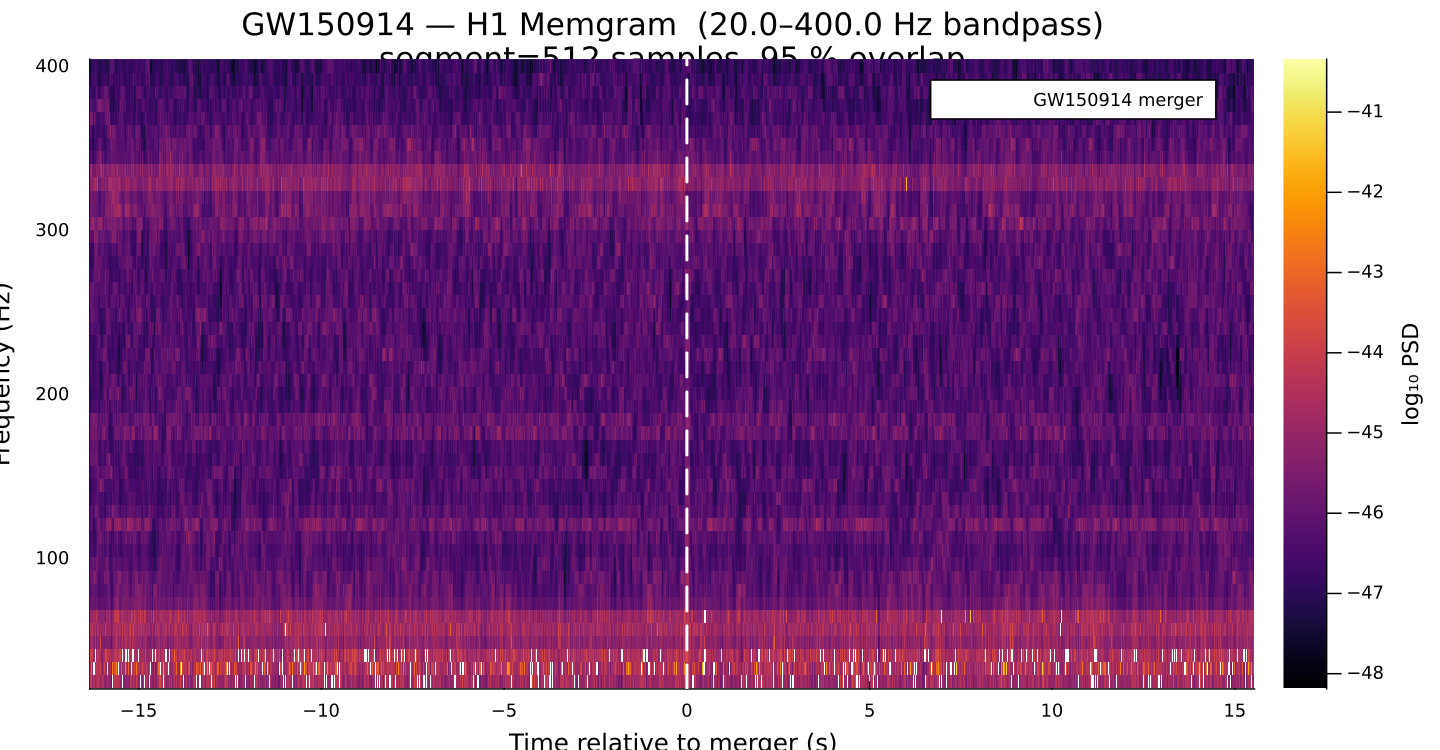

The Julia source for this figure:
"""
Time–frequency Memgram of GW150914 using public LIGO data.

The script:
1. Downloads a 32-second H1 strain segment centred on GW150914
   (GPS 1126259446–1126259478) from the LOSC tutorial repository on GitHub.
2. Applies a Butterworth bandpass filter (20–400 Hz) to suppress low-frequency
   seismic noise and high-frequency roll-off.
3. Computes the Memgram (MESA spectrogram) on overlapping short segments.
4. Saves the Memgram image to `examples/gw150914_spectrogram.png`.

Run from the repository root:

    julia --project=. examples/gw150914_spectrogram.jl

All parameters can be supplied via command-line flags or a TOML config file:

    julia --project=. examples/gw150914_spectrogram.jl \\
        --config examples/configs/gw150914_spectrogram.toml

    julia --project=. examples/gw150914_spectrogram.jl --seg_len 1024

Data source:
  LIGO Open Science Center (LOSC) tutorial data hosted on GitHub:
  https://github.com/losc-tutorial/LOSC_Event_tutorial
  The full catalogue is available at https://gwosc.org.

References:
  Abbott et al. (2016), PRL 116, 061102  (GW150914 detection paper)
  https://doi.org/10.1103/PhysRevLett.116.061102
"""

# Make the src directory visible so we can load Memspectrum without installing it.
push!(LOAD_PATH, joinpath(@__DIR__, "..", "src"))
include(joinpath(@__DIR__, "..", "src", "Memspectrum.jl"))
using .Memspectrum

using ArgParse
using TOML
using Downloads
using HDF5
using DSP
using Plots

# ---------------------------------------------------------------------------
# Argument parsing (command-line + TOML config file)
# ---------------------------------------------------------------------------

function parse_commandline()
    s = ArgParseSettings(description = "Time-frequency Memgram of GW150914")
    @add_arg_table! s begin
        "--config"
            help     = "Path to a TOML configuration file (optional)"
            arg_type = String
            default  = nothing
        "--h1_url"
            help     = "URL of the LOSC H1 HDF5 strain file"
            arg_type = String
            default  = nothing
        "--bp_low"
            help     = "Bandpass lower cut-off frequency (Hz)"
            arg_type = Float64
            default  = nothing
        "--bp_high"
            help     = "Bandpass upper cut-off frequency (Hz)"
            arg_type = Float64
            default  = nothing
        "--bp_order"
            help     = "Butterworth filter order"
            arg_type = Int
            default  = nothing
        "--seg_len"
            help     = "Samples per spectrogram segment"
            arg_type = Int
            default  = nothing
        "--overlap"
            help     = "Fractional overlap between segments (0–1)"
            arg_type = Float64
            default  = nothing
        "--f_min"
            help     = "Minimum frequency shown in spectrogram (Hz)"
            arg_type = Float64
            default  = nothing
        "--f_max"
            help     = "Maximum frequency shown in spectrogram (Hz)"
            arg_type = Float64
            default  = nothing
        "--optimisation_method"
            help     = "AR order-selection criterion"
            arg_type = String
            default  = nothing
        "--method"
            help     = "Burg algorithm variant (Fast or Standard)"
            arg_type = String
            default  = nothing
    end
    return parse_args(s)
end

args = parse_commandline()
cfg  = Dict{String,Any}()
if args["config"] !== nothing
    cfg = TOML.parsefile(args["config"])
end

_get(key, default) = args[key] !== nothing ? args[key] :
                     haskey(cfg, key)       ? cfg[key]  : default

# LOSC tutorial data hosted on GitHub (H1 strain, 4096 Hz, 32 s around GW150914)
const H1_URL = _get("h1_url",
    "https://raw.githubusercontent.com/losc-tutorial/LOSC_Event_tutorial/" *
    "master/H-H1_LOSC_4_V2-1126259446-32.hdf5")
const BP_LOW  = _get("bp_low",   20.0)
const BP_HIGH = _get("bp_high",  400.0)
const BP_ORDER = _get("bp_order", 4)
const SEG_LEN  = _get("seg_len",  512)
const OVERLAP  = _get("overlap",  0.95)
const F_MIN    = _get("f_min",    20.0)
const F_MAX    = _get("f_max",    400.0)
const OPT_METHOD = _get("optimisation_method", "FPE")
const METHOD     = _get("method",              "Standard")

# GW150914 merger GPS time (used to mark the event on the plot)
const GPS_MERGE = 1126259462.4

# ---------------------------------------------------------------------------
# 1.  Download LOSC H1 strain data
# ---------------------------------------------------------------------------

h1_path = joinpath(tempdir(), "H-H1_LOSC_4_V2-1126259446-32.hdf5")

if !isfile(h1_path)
    println("Downloading H1 strain data from LOSC tutorial repository …")
    Downloads.download(H1_URL, h1_path)
    println("  Saved to $h1_path  ($(round(filesize(h1_path)/1024, digits=1)) kB)")
else
    println("Using cached H1 data at $h1_path")
end

# ---------------------------------------------------------------------------
# 2.  Read strain and metadata from HDF5
# ---------------------------------------------------------------------------

strain, fs, gps_start = HDF5.h5open(h1_path, "r") do fid
    s   = Float64.(read(fid["strain/Strain"]))
    dur = Float64(read(fid["meta/Duration"]))
    gps = Float64(read(fid["meta/GPSstart"]))
    sr  = length(s) / dur
    s, sr, gps
end

dt = 1.0 / fs
N  = length(strain)
println("\nLoaded H1 strain:  $N samples,  fs=$(fs) Hz,  duration=$(N*dt) s")
println("  GPS start:  $gps_start  →  merger at t=$(GPS_MERGE - gps_start) s into segment")

# ---------------------------------------------------------------------------
# 3.  Bandpass filter (Butterworth, zero-phase via filtfilt)
# ---------------------------------------------------------------------------

println("\nBandpass filtering: $(BP_LOW)–$(BP_HIGH) Hz  (order $(BP_ORDER)) …")
# DSP.jl requires normalised cut-offs in (0, 1) where 1 = Nyquist = fs/2
f_ny  = fs / 2.0
resp  = Bandpass(BP_LOW / f_ny, BP_HIGH / f_ny)
filt_ = digitalfilter(resp, Butterworth(BP_ORDER))
strain_bp = filtfilt(filt_, strain)

# ---------------------------------------------------------------------------
# 4.  Compute MESA spectrogram (Memgram)
# ---------------------------------------------------------------------------

println("\nComputing Memgram  (segment_length=$SEG_LEN samples, overlap=$(round(Int, OVERLAP*100)) %) …")
t_centers_gps, f_grid, psd_mat = memgram(
    strain_bp, dt;
    segment_length      = SEG_LEN,
    overlap             = OVERLAP,
    optimisation_method = OPT_METHOD,
    method              = METHOD,
    verbose             = true,
)

# memgram returns times measured from the start of the input array (seconds).
# Convert to time relative to the GW150914 merger by adding the GPS start offset.
t_centers_rel = (gps_start .+ t_centers_gps) .- GPS_MERGE

# Restrict frequency axis to [F_MIN, F_MAX] for display
freq_mask = (f_grid .>= F_MIN) .& (f_grid .<= F_MAX)
f_show    = f_grid[freq_mask]
psd_show  = psd_mat[freq_mask, :]

println("\nMemgram: $(size(psd_show, 2)) segments × $(length(f_show)) freq bins")
println("  Time range:  $(round(t_centers_rel[1],  digits=2)) – " *
        "$(round(t_centers_rel[end], digits=2)) s  (relative to merger)")
println("  Freq range:  $(round(f_show[1],   digits=1)) – " *
        "$(round(f_show[end], digits=1)) Hz")

# ---------------------------------------------------------------------------
# 5.  Plot and save
# ---------------------------------------------------------------------------

plt = plot_spectrogram(
    t_centers_rel, f_show, psd_show;
    title = "GW150914 — H1 Memgram  ($(BP_LOW)–$(BP_HIGH) Hz bandpass)\n" *
            "segment=$(SEG_LEN) samples, $(round(Int, OVERLAP*100)) % overlap",
    size  = (960, 500),
    dpi   = 150,
)

xlabel!(plt, "Time relative to merger (s)")
ylabel!(plt, "Frequency (Hz)")

# Mark the merger time with a vertical dashed line
vline!(plt, [0.0];
       lw      = 2,
       ls      = :dash,
       color   = :white,
       label   = "GW150914 merger",
       legend  = :topright,
)

out_path = joinpath(@__DIR__, "gw150914_spectrogram.png")
savefig(plt, out_path)
println("\nMemgram saved to $out_path")
